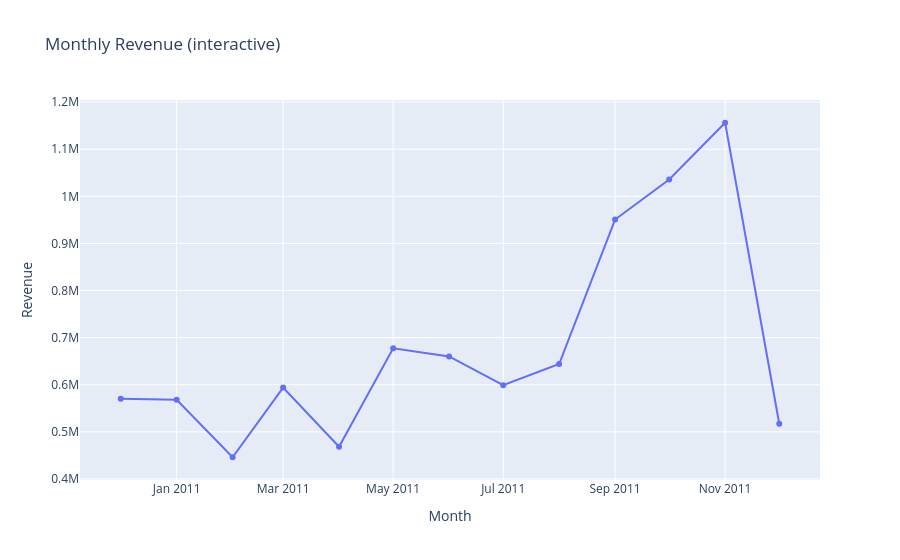

Notebook cell for this chart:
### Code cell
fig = px.line(monthly, x="Month", y="Revenue", title="Monthly Revenue (interactive)", markers=True)
fig.show()

### Figure 1 — Plotly figure (JSON) as saved in the notebook; plotly's stock layout.template omitted (floating-point values rounded to 4 significant figures)
{"data": [{"hovertemplate": "Month=%{x}<br>Revenue=%{y}<extra></extra>", "legendgroup": "", "line": {"color": "#636efa", "dash": "solid"}, "marker": {"symbol": "circle"}, "mode": "lines+markers", "name": "", "orientation": "v", "showlegend": false, "type": "scatter", "x": ["2010-12", "2011-01", "2011-02", "2011-03", "2011-04", "2011-05", "2011-06", "2011-07", "2011-08", "2011-09", "2011-10", "2011-11", "2011-12"], "xaxis": "x", "y": [570400.0, 568100.0, 446100.0, 594100.0, 468400.0, 677400.0, 660000.0, 599000.0, 644100.0, 950700.0, 1036000.0, 1156000.0, 517200.0], "yaxis": "y"}], "layout": {"legend": {"tracegroupgap": 0}, "title": {"text": "Monthly Revenue (interactive)"}, "xaxis": {"anchor": "y", "domain": [0, 1], "title": {"text": "Month"}}, "yaxis": {"anchor": "x", "domain": [0, 1], "title": {"text": "Revenue"}}}}
